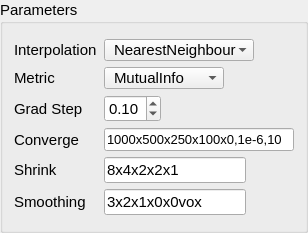
          <widget class="ctkCollapsibleGroupBox" name="antsParametersGB">
           <property name="sizePolicy">
            <sizepolicy hsizetype="MinimumExpanding" vsizetype="Preferred">
             <horstretch>0</horstretch>
             <verstretch>0</verstretch>
            </sizepolicy>
           </property>
           <property name="minimumSize">
            <size>
             <width>0</width>
             <height>0</height>
            </size>
           </property>
           <property name="font">
            <font>
             <family>Arial</family>
             <pointsize>11</pointsize>
             <weight>50</weight>
             <bold>false</bold>
            </font>
           </property>
           <property name="title">
            <string>Parameters</string>
           </property>
           <property name="collapsed">
            <bool>false</bool>
           </property>
           <layout class="QGridLayout" name="gridLayout">
            <property name="topMargin">
             <number>15</number>
            </property>
            <property name="bottomMargin">
             <number>15</number>
            </property>
            <property name="horizontalSpacing">
             <number>0</number>
            </property>
            <item row="5" column="0">
             <widget class="QLabel" name="label_18">
              <property name="sizePolicy">
               <sizepolicy hsizetype="Fixed" vsizetype="Preferred">
                <horstretch>0</horstretch>
                <verstretch>0</verstretch>
               </sizepolicy>
              </property>
              <property name="minimumSize">
               <size>
                <width>90</width>
                <height>0</height>
               </size>
              </property>
              <property name="font">
               <font>
                <family>Arial</family>
                <pointsize>11</pointsize>
                <weight>50</weight>
                <bold>false</bold>
               </font>
              </property>
              <property name="text">
               <string>Smoothing</string>
              </property>
             </widget>
            </item>
            <item row="1" column="0">
             <widget class="QLabel" name="label_22">
              <property name="sizePolicy">
               <sizepolicy hsizetype="Fixed" vsizetype="Preferred">
                <horstretch>0</horstretch>
                <verstretch>0</verstretch>
               </sizepolicy>
              </property>
              <property name="minimumSize">
               <size>
                <width>90</width>
                <height>0</height>
               </size>
              </property>
              <property name="font">
               <font>
                <family>Arial</family>
                <pointsize>11</pointsize>
                <weight>50</weight>
                <bold>false</bold>
               </font>
              </property>
              <property name="text">
               <string>Metric</string>
              </property>
             </widget>
            </item>
            <item row="0" column="0">
             <widget class="QLabel" name="label_21">
              <property name="sizePolicy">
               <sizepolicy hsizetype="Fixed" vsizetype="Preferred">
                <horstretch>0</horstretch>
                <verstretch>0</verstretch>
               </sizepolicy>
              </property>
              <property name="minimumSize">
               <size>
                <width>90</width>
                <height>0</height>
               </size>
              </property>
              <property name="font">
               <font>
                <family>Arial</family>
                <pointsize>11</pointsize>
                <weight>50</weight>
                <bold>false</bold>
               </font>
              </property>
              <property name="text">
               <string>Interpolation</string>
              </property>
             </widget>
            </item>
            <item row="3" column="0">
             <widget class="QLabel" name="label_10">
              <property name="sizePolicy">
               <sizepolicy hsizetype="Fixed" vsizetype="Preferred">
                <horstretch>0</horstretch>
                <verstretch>0</verstretch>
               </sizepolicy>
              </property>
              <property name="minimumSize">
               <size>
                <width>90</width>
                <height>0</height>
               </size>
              </property>
              <property name="font">
               <font>
                <family>Arial</family>
                <pointsize>11</pointsize>
                <weight>50</weight>
                <bold>false</bold>
               </font>
              </property>
              <property name="text">
               <string>Converge</string>
              </property>
             </widget>
            </item>
            <item row="4" column="0">
             <widget class="QLabel" name="label_17">
              <property name="sizePolicy">
               <sizepolicy hsizetype="Fixed" vsizetype="Preferred">
                <horstretch>0</horstretch>
                <verstretch>0</verstretch>
               </sizepolicy>
              </property>
              <property name="minimumSize">
               <size>
                <width>90</width>
                <height>0</height>
               </size>
              </property>
              <property name="font">
               <font>
                <family>Arial</family>
                <pointsize>11</pointsize>
                <weight>50</weight>
                <bold>false</bold>
               </font>
              </property>
              <property name="text">
               <string>Shrink</string>
              </property>
             </widget>
            </item>
            <item row="2" column="0">
             <widget class="QLabel" name="label_9">
              <property name="sizePolicy">
               <sizepolicy hsizetype="Fixed" vsizetype="Preferred">
                <horstretch>0</horstretch>
                <verstretch>0</verstretch>
               </sizepolicy>
              </property>
              <property name="minimumSize">
               <size>
                <width>90</width>
                <height>0</height>
               </size>
              </property>
              <property name="font">
               <font>
                <family>Arial</family>
                <pointsize>11</pointsize>
                <weight>50</weight>
                <bold>false</bold>
               </font>
              </property>
              <property name="text">
               <string>Grad Step</string>
              </property>
             </widget>
            </item>
            <item row="1" column="1" colspan="3">
             <widget class="QComboBox" name="antsMetricCB">
              <property name="sizePolicy">
               <sizepolicy hsizetype="Fixed" vsizetype="MinimumExpanding">
                <horstretch>0</horstretch>
                <verstretch>0</verstretch>
               </sizepolicy>
              </property>
              <property name="minimumSize">
               <size>
                <width>120</width>
                <height>22</height>
               </size>
              </property>
              <property name="maximumSize">
               <size>
                <width>16777215</width>
                <height>16777215</height>
               </size>
              </property>
              <property name="font">
               <font>
                <family>Arial</family>
                <pointsize>11</pointsize>
                <weight>50</weight>
                <bold>false</bold>
               </font>
              </property>
              <property name="styleSheet">
               <string notr="true">padding-left:9px;</string>
              </property>
              <property name="currentText">
               <string>MutualInfo</string>
              </property>
              <item>
               <property name="text">
                <string>MutualInfo</string>
               </property>
              </item>
              <item>
               <property name="text">
                <string>CrossCorr</string>
               </property>
              </item>
              <item>
               <property name="text">
                <string>GlobalCorr</string>
               </property>
              </item>
             </widget>
            </item>
            <item row="0" column="1" colspan="3">
             <widget class="QComboBox" name="antsInterpCB">
              <property name="sizePolicy">
               <sizepolicy hsizetype="Fixed" vsizetype="MinimumExpanding">
                <horstretch>0</horstretch>
                <verstretch>0</verstretch>
               </sizepolicy>
              </property>
              <property name="minimumSize">
               <size>
                <width>150</width>
                <height>22</height>
               </size>
              </property>
              <property name="maximumSize">
               <size>
                <width>16777215</width>
                <height>16777215</height>
               </size>
              </property>
              <property name="font">
               <font>
                <family>Arial</family>
                <pointsize>11</pointsize>
                <weight>50</weight>
                <bold>false</bold>
               </font>
              </property>
              <property name="styleSheet">
               <string notr="true">padding-left:9px;</string>
              </property>
              <property name="currentText">
               <string>NearestNeighbour</string>
              </property>
              <item>
               <property name="text">
                <string>NearestNeighbour</string>
               </property>
              </item>
              <item>
               <property name="text">
                <string>Linear</string>
               </property>
              </item>
              <item>
               <property name="text">
                <string>BSpline</string>
               </property>
              </item>
              <item>
               <property name="text">
                <string>GenericLabel</string>
               </property>
              </item>
             </widget>
            </item>
            <item row="3" column="1" colspan="3">
             <widget class="QLineEdit" name="convergence">
              <property name="sizePolicy">
               <sizepolicy hsizetype="Fixed" vsizetype="MinimumExpanding">
                <horstretch>0</horstretch>
                <verstretch>0</verstretch>
               </sizepolicy>
              </property>
              <property name="minimumSize">
               <size>
                <width>190</width>
                <height>22</height>
               </size>
              </property>
              <property name="font">
               <font>
                <family>Arial</family>
                <pointsize>10</pointsize>
                <weight>50</weight>
                <bold>false</bold>
               </font>
              </property>
              <property name="text">
               <string>1000x500x250x100x0,1e-6,10</string>
              </property>
             </widget>
            </item>
            <item row="4" column="1" colspan="3">
             <widget class="QLineEdit" name="shrinkFactors">
              <property name="sizePolicy">
               <sizepolicy hsizetype="Fixed" vsizetype="MinimumExpanding">
                <horstretch>0</horstretch>
                <verstretch>0</verstretch>
               </sizepolicy>
              </property>
              <property name="minimumSize">
               <size>
                <width>120</width>
                <height>22</height>
               </size>
              </property>
              <property name="font">
               <font>
                <family>Arial</family>
                <pointsize>11</pointsize>
                <weight>50</weight>
                <bold>false</bold>
               </font>
              </property>
              <property name="text">
               <string>8x4x2x2x1</string>
              </property>
             </widget>
            </item>
            <item row="5" column="1" colspan="3">
             <widget class="QLineEdit" name="smoothingSigmas">
              <property name="sizePolicy">
               <sizepolicy hsizetype="Fixed" vsizetype="MinimumExpanding">
                <horstretch>0</horstretch>
                <verstretch>0</verstretch>
               </sizepolicy>
              </property>
              <property name="minimumSize">
               <size>
                <width>120</width>
                <height>22</height>
               </size>
              </property>
              <property name="font">
               <font>
                <family>Arial</family>
                <pointsize>11</pointsize>
                <weight>50</weight>
                <bold>false</bold>
               </font>
              </property>
              <property name="text">
               <string>3x2x1x0x0vox</string>
              </property>
             </widget>
            </item>
            <item row="2" column="1" colspan="3">
             <widget class="QDoubleSpinBox" name="gradientStepSB">
              <property name="sizePolicy">
               <sizepolicy hsizetype="Fixed" vsizetype="MinimumExpanding">
                <horstretch>0</horstretch>
                <verstretch>0</verstretch>
               </sizepolicy>
              </property>
              <property name="minimumSize">
               <size>
                <width>50</width>
                <height>22</height>
               </size>
              </property>
              <property name="maximumSize">
               <size>
                <width>16777215</width>
                <height>16777215</height>
               </size>
              </property>
              <property name="font">
               <font>
                <family>Arial</family>
                <pointsize>11</pointsize>
                <weight>50</weight>
                <bold>false</bold>
               </font>
              </property>
              <property name="maximum">
               <double>1.000000000000000</double>
              </property>
              <property name="singleStep">
               <double>0.100000000000000</double>
              </property>
              <property name="value">
               <double>0.100000000000000</double>
              </property>
             </widget>
            </item>
           </layout>
          </widget>
